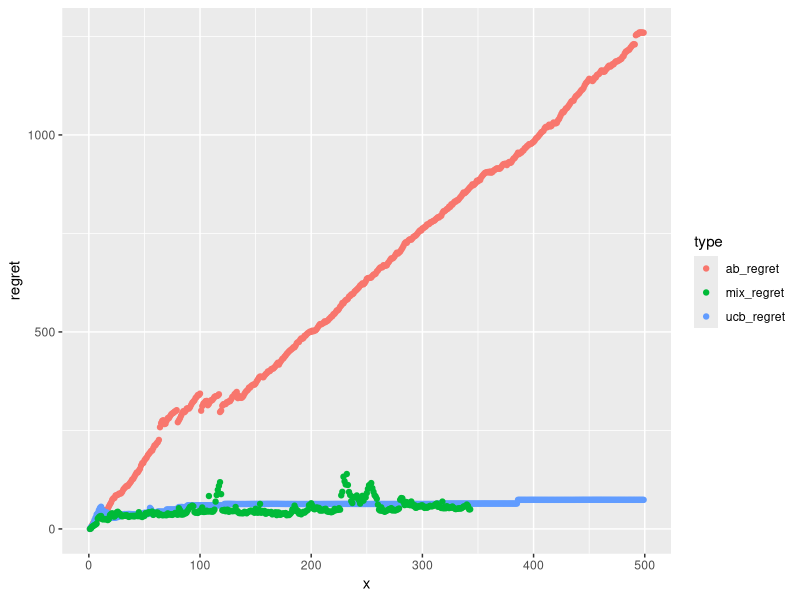

The R source for this figure: (Note: this script raises an error after producing the figure.)
library(ggplot2)
library(dplyr)
library(tidyr)
setwd("G:\\My Drive\\Research\\Contextual Bandits\\code\\bandits\\MAB_VAR")
# ab <- read.csv("ab.csv")
# peek <- read.csv("peek.csv")
# mix <- read.csv("mix.csv")
# ucb <- read.csv("ucb.csv")
# 
# ggplot(ab) + geom_point(aes(x=seq(1, length(ab$avg)), y=avg))
# ggplot(peek) + geom_point(aes(x=seq(1, length(peek$avg)), y=avg))
# ggplot(mix) + geom_point(aes(x=seq(1, length(mix$avg)), y=avg))
# ggplot(ucb) + geom_point(aes(x=seq(1, length(ucb$avg)), y=avg))


df <- read.csv("output.csv")
# df <- data.frame(t(df))
# colnames(df) <- c("ab_regret", "peek_regret", "ucb_regret", "mix_regret", "ab_mean_rmse",
#                  "ab_var_rmse", "peek_mean_rmse", "peek_var_rmse", "ucb_mean_rmse", 
#                  "ucb_var_rmse", "mix_mean_rmse", "mix_var_rmse")
df$x = 1:nrow(df)
df_regret <- df %>% select(x, ab_regret, ucb_regret, mix_regret) %>%
  gather("type", "regret", 2:4)

ggplot(df_regret%>% filter(x<500)) + geom_point(aes(x=x, y=regret, color=type))+ ggsave("regret.png.png")

df_mean_rmse <- df %>% select(x, ab_mean_rmse, ucb_mean_rmse, mix_mean_rmse) %>%
  gather("type", "m_rmse", 2:4)

ggplot(df_mean_rmse%>% filter(x<500)) + geom_point(aes(x=x, y=m_rmse, color=type)) + ggsave("mean_rmse.png.png")

df_var_rmse <- df %>% select(x, ab_var_rmse, ucb_var_rmse, mix_var_rmse) %>%
  gather("type", "var_rmse", 2:4)

ggplot(df_var_rmse%>% filter(x<500)) + geom_point(aes(x=x, y=var_rmse, color=type)) + ggsave("var_rmse.png.png")


df <- read.csv("groups.csv")
df$x = 1:nrow(df)
df_group <- df %>% select(x, ab_group, ucb_group, mix_group) %>% gather("type", "group", 2:4)
ggplot(df_group %>% filter(x<500)) + geom_point(aes(x=x, y=factor(group))) + facet_grid(type ~.) + ggsave("group.png")
